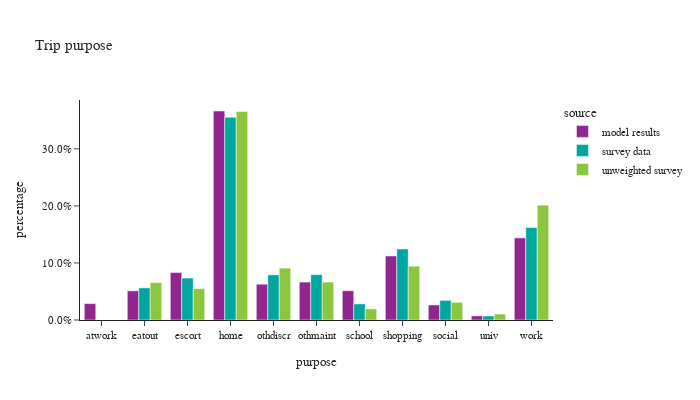

Here is the notebook cell this chart was saved with:
### Code cell
df_plot = trip_data.groupby(['source','purpose'])['trip_weight_2017_2019'].sum().reset_index()
df_plot['percentage'] = df_plot.groupby(['source'], group_keys=False)['trip_weight_2017_2019']. \
    apply(lambda x: x / float(x.sum()))
# df_plot
fig = px.bar(df_plot, x="purpose", y="percentage", color="source",barmode="group",
             title="Trip purpose")
fig.for_each_annotation(lambda a: a.update(text = a.text.split("=")[-1]))
fig.update_layout(height=400, width=700, yaxis=dict(tickformat=".1%"))
fig.show()

### Figure 1 — Plotly figure (JSON) as saved in the notebook; plotly's stock layout.template omitted (floating-point values rounded to 4 significant figures)
{"data": [{"alignmentgroup": "True", "hovertemplate": "source=model results<br>purpose=%{x}<br>percentage=%{y}<extra></extra>", "legendgroup": "model results", "marker": {"color": "#91268F", "pattern": {"shape": ""}}, "name": "model results", "offsetgroup": "model results", "orientation": "v", "showlegend": true, "textposition": "auto", "type": "bar", "x": ["atwork", "eatout", "escort", "home", "othdiscr", "othmaint", "school", "shopping", "social", "univ", "work"], "xaxis": "x", "y": [0.02872, 0.05111, 0.08328, 0.3664, 0.06281, 0.06654, 0.05132, 0.1122, 0.02636, 0.007294, 0.144], "yaxis": "y"}, {"alignmentgroup": "True", "hovertemplate": "source=survey data<br>purpose=%{x}<br>percentage=%{y}<extra></extra>", "legendgroup": "survey data", "marker": {"color": "#00A7A0", "pattern": {"shape": ""}}, "name": "survey data", "offsetgroup": "survey data", "orientation": "v", "showlegend": true, "textposition": "auto", "type": "bar", "x": ["eatout", "escort", "home", "othdiscr", "othmaint", "school", "shopping", "social", "univ", "work"], "xaxis": "x", "y": [0.05632, 0.07351, 0.3554, 0.07914, 0.07953, 0.02826, 0.1244, 0.03442, 0.007018, 0.1619], "yaxis": "y"}, {"alignmentgroup": "True", "hovertemplate": "source=unweighted survey<br>purpose=%{x}<br>percentage=%{y}<extra></extra>", "legendgroup": "unweighted survey", "marker": {"color": "#8CC63E", "pattern": {"shape": ""}}, "name": "unweighted survey", "offsetgroup": "unweighted survey", "orientation": "v", "showlegend": true, "textposition": "auto", "type": "bar", "x": ["eatout", "escort", "home", "othdiscr", "othmaint", "school", "shopping", "social", "univ", "work"], "xaxis": "x", "y": [0.06556, 0.05503, 0.3654, 0.09092, 0.06652, 0.01947, 0.09439, 0.03101, 0.01034, 0.2013], "yaxis": "y"}], "layout": {"barmode": "group", "height": 400, "legend": {"title": {"text": "source"}, "tracegroupgap": 0}, "title": {"text": "Trip purpose"}, "width": 700, "xaxis": {"anchor": "y", "domain": [0.0, 1.0], "title": {"text": "purpose"}}, "yaxis": {"anchor": "x", "domain": [0.0, 1.0], "tickformat": ".1%", "title": {"text": "percentage"}}}}
